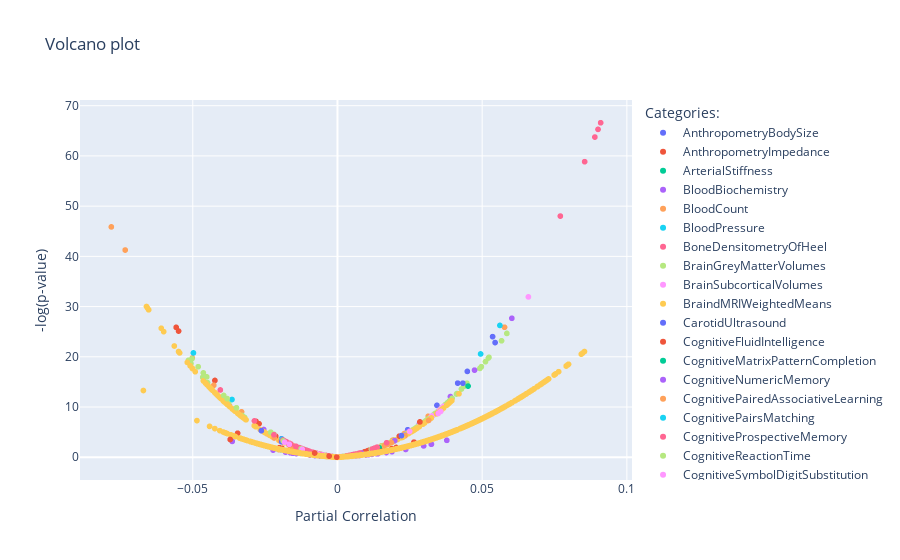

The notebook cell this image was saved under:
### Code cell
import plotly.express as px

fig = px.scatter(correlations, x="correlation", y="neg_log_p_value", custom_data=["variable", "p_value", "sample_size"], color="category", labels={"correlation": "Partial Correlation", "neg_log_p_value": "-log(p-value)", "category": "Categories:"}, title="Volcano plot")
fig.update_traces(
    hovertemplate="<br>".join([
        "Variable: %{customdata[0]}",
        "Partial Correlation: %{x:.3f}",
        "p-value: %{customdata[1]:.3E}",
        "Samples size: %{customdata[2]}",
    ])
)
fig.show()
